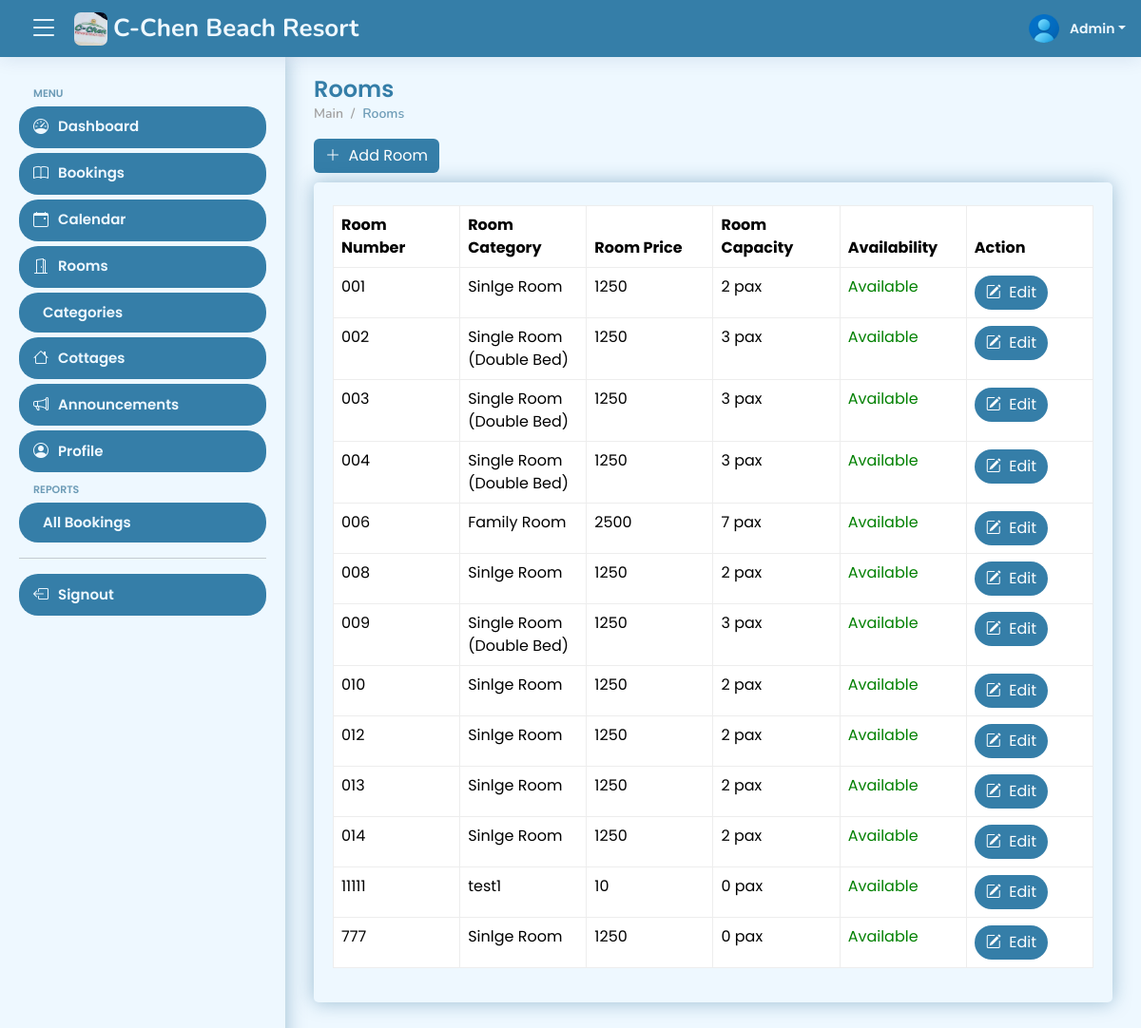
Screenshot of /views/admin/rooms (signed in) with the database file from the repository.
### tables this page shows
CREATE TABLE IF NOT EXISTS `tbl_room_number` (
  `room_number_id` int NOT NULL AUTO_INCREMENT,
  `room_number` varchar(20) NOT NULL,
  `room_category_id` int NOT NULL,
  `room_capacity` int NOT NULL,
  `room_availability_id` int NOT NULL,
  `created_at` datetime NOT NULL,
  `updated_at` datetime NOT NULL,
  PRIMARY KEY (`room_number_id`)
);

CREATE TABLE IF NOT EXISTS `tbl_room_category` (
  `room_category_id` int NOT NULL AUTO_INCREMENT,
  `room_category_name` varchar(50) NOT NULL,
  `room_category_price` varchar(50) NOT NULL,
  `room_capacity` int NOT NULL,
  `room_details` text,
  `img_url` varchar(50) DEFAULT NULL,
  `availability_id` int NOT NULL,
  `created_at` datetime NOT NULL,
  `updated_at` datetime NOT NULL,
  PRIMARY KEY (`room_category_id`)
);

### views/admin/rooms.php (the view, shortened to what this page needs)
<?php
include '../../config.php';
if (isset($_SESSION['id'])) {
?>
    <!DOCTYPE html>
    <html lang="en">
    <head>
        <?php include 'includes/head.php' ?>
    </head>
    <body>
        <?php include 'includes/header.php' ?>
        <?php include 'includes/aside.php' ?>
        <main id="main" class="main">
            <div class="pagetitle">
                <h1>Rooms</h1>
                <nav>
                    <ol class="breadcrumb">
                        <li class="breadcrumb-item">Main</li>
                        <li class="breadcrumb-item active">Rooms</li>
                    </ol>
                </nav>
                <a href="add-room.php">
                    <button class="btn btn-primary" type="button">
                        <i class="bi bi-plus-lg"></i>&nbsp; Add Room
                    </button>
                </a>
            </div>
            <section class="section dashboard mb-5">
                <div class="row">
                    <div class="col-lg-12">
                        <div class="card">
                            <div class="card-body">
                                <div class="table-responsive mt-4" id="data-table">
                                    <table class="table" id="paginateAllRooms">
                                        <col width="15%">
                                        <col width="15%">
                                        <col width="15%">
                                        <col width="15%">
                                        <col width="15%">
                                        <col width="15%">
                                        <thead>
                                            <tr>
                                                <th>Room Number</th>
                                                <th>Room Category</th>
                                                <th>Room Price</th>
                                                <th>Room Capacity</th>
                                                <th>Availability</th>
                                                <th>Action</th>
                                            </tr>
                                        </thead>
                                        <tbody>
                                            <?php
                                            $stmt = $conn->prepare("SELECT *,
                                            tbl_room_category.room_category_name,
                                            tbl_room_category.room_category_price,
                                            tbl_room_number.room_capacity
                                            FROM tbl_room_number
                                            INNER JOIN tbl_room_category ON tbl_room_number.room_category_id = tbl_room_category.room_category_id
                                            ORDER BY tbl_room_number.room_number");
                                            $stmt->execute();
                                            $result = $stmt->get_result();
                                            while ($row = $result->fetch_assoc()) {
                                                $room_number_id = $row['room_number_id'];
                                                $room_number = $row['room_number'];
                                                $room_category_name = $row['room_category_name'];
                                                $room_category_price = $row['room_category_price'];
                                                $room_capacity = $row['room_capacity'];
                                                $room_availability_id = $row['room_availability_id'];
                                                if ($room_availability_id == 1) {
                                                    $room_availability = "Available";
                                                    $style = "color: green;";
                                                }
                                            ?>
                                                <tr>
                                                    <td><?= $room_number ?></td>
                                                    <td><?= $room_category_name ?></td>
                                                    <td><?= $room_category_price ?></td>
                                                    <td><?= $room_capacity ?> pax</td>
                                                    <td style="<?= $style ?>"><?= $room_availability ?></td>
                                                    <td>
                                                        <a href="room-details.php?room_number_id=<?= $room_number_id ?>">
                                                            <button class="btn btn-primary rounded-5">
                                                                <i class="bi bi-pencil-square"></i>&nbsp; Edit
                                                            </button>
                                                        </a>
                                                    </td>
                                                </tr>
                                            <?php
                                            }
                                            ?>
                                        </tbody>
                                    </table>
                                </div>
                            </div>
                        </div>
                    </div>
                </div>
            </section>
        </main>
    </body>
    </html>
<?php
} else {
    header('Location: ../../signout.php');
    exit();
}
?>

### views/admin/includes/header.php (shortened to what this page needs)
<?php
include "../../config.php";
$id = $_SESSION['id'];
$stmt = $conn->prepare('SELECT * FROM tbl_admin WHERE id = ?');
$stmt->bind_param('i', $id);
$stmt->execute();
$result = $stmt->get_result();
$row = $result->fetch_assoc();
$img_url = $row['img_url'];
?>
<header id="header" class="header fixed-top d-flex align-items-center">
    <div class="d-flex align-items-center justify-content-between">
        <i class="bi bi-list toggle-sidebar-btn"></i>
        <a href="calendar" class="logo d-flex align-items-center mx-3">
            <img src="../../assets/img/logo.jpg" alt="Logo" style="border-radius: 7px;">
            <span class="d-none d-lg-block"><?php include '../../system-title.php' ?></span>
        </a>
    </div>
    <nav class="header-nav ms-auto">
        <ul class="d-flex align-items-center">
            <li class="nav-item dropdown pe-3">
                <a class="nav-link nav-profile d-flex align-items-center pe-0" href="#" data-bs-toggle="dropdown">
                    <img src="profile-pictures/<?= $img_url ?>" alt="Profile" style="width: 38px; height: 40px;" class="rounded-circle">
                    <span class="d-none d-md-block dropdown-toggle ps-2">Admin</span>
                </a>
            </li>
        </ul>
    </nav>
</header>

### assets/css/style.css (style rules this page uses)
:root { scroll-behavior: smooth; --accent-color: #357ea8; --primary-color: #6c9bb6; --secondary-color: #2c5f77; --box-shadow: 0px 0px 20px rgba(1, 80, 126, 0.356); --light-color: #eef8ff; --light-gray-color: #a09f9f; --gray-color: #444; --green-color: #006b00; --red-color: #a00000; --yellow-color: #b1b100; }
body { font-family: "Poppins", sans-serif; background: var(--light-color); color: var(--gray-color); }
a { color: var(--accent-color); text-decoration: none; }
h1, h2, h3, h4, h5, h6 { font-family: "Poppins", sans-serif; }
#main { margin-top: 60px; padding: 20px 30px; transition: all 0.3s; }
.pagetitle { margin-bottom: 10px; }
.pagetitle h1 { font-size: 24px; margin-bottom: 0; font-weight: 600; color: var(--accent-color); }
.card { margin-bottom: 30px; border: none; border-radius: 5px; box-shadow: var(--box-shadow); background-color: var(--light-color); }
.card-body { padding: 0 20px 20px 20px; }
.breadcrumb { font-size: 14px; font-family: "Nunito", sans-serif; color: var(--light-gray-color); font-weight: 600; }
.breadcrumb .breadcrumb-item::before { color: var(--light-gray-color); }
.breadcrumb .active { color: var(--primary-color); font-weight: 600; }
.logo { line-height: 1; }
.logo img { max-height: 35px; margin-right: 6px; }
.logo span { font-size: 26px; font-weight: 700; color: var(--light-color); font-family: "Nunito", sans-serif; }
.header { transition: all 0.5s; z-index: 997; height: 60px; box-shadow: 0px 2px 20px #0129701a; background-color: var(--accent-color); padding-left: 20px; }
.header .toggle-sidebar-btn { font-size: 32px; padding-left: 10px; cursor: pointer; color: var(--light-color); }
.header-nav ul { list-style: none; }
.header-nav>ul { margin: 0; padding: 0; }
.header-nav .nav-profile { color: var(--light-color); }
.header-nav .nav-profile img { max-height: 36px; }
.header-nav .nav-profile span { font-size: 14px; font-weight: 600; }
@media (min-width: 1200px) { #main, #footer { margin-left: 300px; } }

### views/admin/includes/head.php (style rules this page uses)
table, tbody, td, tfoot, th, thead, tr { border-color: #ededed !important; border-style: solid; border-width: 1px !important; }
.fc-daygrid-day-number, a { text-decoration: none; }
.btn-primary { background: #357ea8; border: none; }

### rows the page displays
tbl_room_number: room_number "001", room_category.room_category_name "Sinlge Room", room_category.room_category_price "1250", room_capacity "2", room_availability "Available"
tbl_room_number: room_number "002", room_category.room_category_name "Single Room (Double Bed)", room_category.room_category_price "1250", room_capacity "3", room_availability "Available"
tbl_room_number: room_number "003", room_category.room_category_name "Single Room (Double Bed)", room_category.room_category_price "1250", room_capacity "3", room_availability "Available"
tbl_room_number: room_number "004", room_category.room_category_name "Single Room (Double Bed)", room_category.room_category_price "1250", room_capacity "3", room_availability "Available"
tbl_room_number: room_number "006", room_category.room_category_name "Family Room", room_category.room_category_price "2500", room_capacity "7", room_availability "Available"
tbl_room_number: room_number "008", room_category.room_category_name "Sinlge Room", room_category.room_category_price "1250", room_capacity "2", room_availability "Available"
tbl_room_number: room_number "009", room_category.room_category_name "Single Room (Double Bed)", room_category.room_category_price "1250", room_capacity "3", room_availability "Available"
tbl_room_number: room_number "010", room_category.room_category_name "Sinlge Room", room_category.room_category_price "1250", room_capacity "2", room_availability "Available"
tbl_room_number: room_number "012", room_category.room_category_name "Sinlge Room", room_category.room_category_price "1250", room_capacity "2", room_availability "Available"
tbl_room_number: room_number "013", room_category.room_category_name "Sinlge Room", room_category.room_category_price "1250", room_capacity "2", room_availability "Available"
tbl_room_number: room_number "014", room_category.room_category_name "Sinlge Room", room_category.room_category_price "1250", room_capacity "2", room_availability "Available"
tbl_room_number: room_number "11111", room_category.room_category_name "test1", room_category.room_category_price "10", room_capacity "0", room_availability "Available"
tbl_room_number: room_number "777", room_category.room_category_name "Sinlge Room", room_category.room_category_price "1250", room_capacity "0", room_availability "Available"
